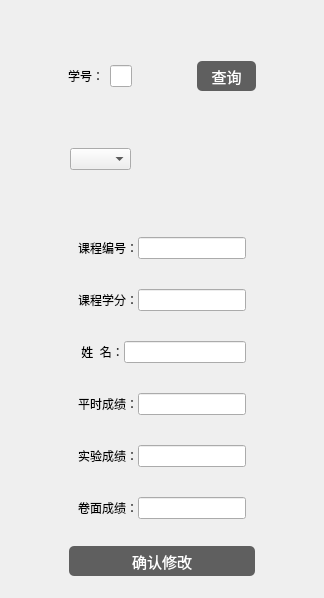
       <widget class="QWidget" name="modifyPage">
        <layout class="QGridLayout" name="gridLayout_5">
         <property name="leftMargin">
          <number>0</number>
         </property>
         <property name="topMargin">
          <number>0</number>
         </property>
         <property name="rightMargin">
          <number>0</number>
         </property>
         <property name="bottomMargin">
          <number>0</number>
         </property>
         <property name="spacing">
          <number>0</number>
         </property>
         <item row="0" column="0">
          <widget class="QWidget" name="widget_13" native="true">
           <property name="styleSheet">
            <string notr="true">QPushButton{
border-radius:5px;
color:white;
	background-color: rgb(95, 95, 95);
font-size:15px;}
</string>
           </property>
           <layout class="QGridLayout" name="gridLayout_7">
            <item row="0" column="0">
             <layout class="QVBoxLayout" name="verticalLayout_22" stretch="1,1,1,1,1,7">
              <item>
               <spacer name="verticalSpacer_12">
                <property name="orientation">
                 <enum>Qt::Vertical</enum>
                </property>
                <property name="sizeHint" stdset="0">
                 <size>
                  <width>20</width>
                  <height>40</height>
                 </size>
                </property>
               </spacer>
              </item>
              <item>
               <layout class="QHBoxLayout" name="horizontalLayout_40" stretch="1,1,1,1,1">
                <item>
                 <spacer name="horizontalSpacer_23">
                  <property name="orientation">
                   <enum>Qt::Horizontal</enum>
                  </property>
                  <property name="sizeHint" stdset="0">
                   <size>
                    <width>40</width>
                    <height>20</height>
                   </size>
                  </property>
                 </spacer>
                </item>
                <item>
                 <layout class="QHBoxLayout" name="horizontalLayout_2">
                  <item>
                   <widget class="QLabel" name="label_5">
                    <property name="styleSheet">
                     <string notr="true"/>
                    </property>
                    <property name="text">
                     <string>学号：</string>
                    </property>
                   </widget>
                  </item>
                  <item>
                   <widget class="QLineEdit" name="lineEdit"/>
                  </item>
                 </layout>
                </item>
                <item>
                 <spacer name="horizontalSpacer_19">
                  <property name="orientation">
                   <enum>Qt::Horizontal</enum>
                  </property>
                  <property name="sizeHint" stdset="0">
                   <size>
                    <width>40</width>
                    <height>20</height>
                   </size>
                  </property>
                 </spacer>
                </item>
                <item>
                 <widget class="QPushButton" name="searchBtn_2">
                  <property name="minimumSize">
                   <size>
                    <width>0</width>
                    <height>30</height>
                   </size>
                  </property>
                  <property name="styleSheet">
                   <string notr="true">QPushButton{
border-radius:5px;
background:#44444;
color:white;
font-size:15px;}
</string>
                  </property>
                  <property name="text">
                   <string>查询</string>
                  </property>
                 </widget>
                </item>
                <item>
                 <spacer name="horizontalSpacer_22">
                  <property name="orientation">
                   <enum>Qt::Horizontal</enum>
                  </property>
                  <property name="sizeHint" stdset="0">
                   <size>
                    <width>40</width>
                    <height>20</height>
                   </size>
                  </property>
                 </spacer>
                </item>
               </layout>
              </item>
              <item>
               <spacer name="verticalSpacer_10">
                <property name="orientation">
                 <enum>Qt::Vertical</enum>
                </property>
                <property name="sizeHint" stdset="0">
                 <size>
                  <width>20</width>
                  <height>40</height>
                 </size>
                </property>
               </spacer>
              </item>
              <item>
               <layout class="QHBoxLayout" name="horizontalLayout_41" stretch="1,1,3">
                <property name="spacing">
                 <number>0</number>
                </property>
                <item>
                 <spacer name="horizontalSpacer_20">
                  <property name="orientation">
                   <enum>Qt::Horizontal</enum>
                  </property>
                  <property name="sizeHint" stdset="0">
                   <size>
                    <width>40</width>
                    <height>20</height>
                   </size>
                  </property>
                 </spacer>
                </item>
                <item>
                 <widget class="QComboBox" name="comboBox">
                  <property name="currentIndex">
                   <number>-1</number>
                  </property>
                  <property name="maxVisibleItems">
                   <number>24</number>
                  </property>
                  <property name="minimumContentsLength">
                   <number>1</number>
                  </property>
                 </widget>
                </item>
                <item>
                 <spacer name="horizontalSpacer_21">
                  <property name="orientation">
                   <enum>Qt::Horizontal</enum>
                  </property>
                  <property name="sizeHint" stdset="0">
                   <size>
                    <width>40</width>
                    <height>20</height>
                   </size>
                  </property>
                 </spacer>
                </item>
               </layout>
              </item>
              <item>
               <spacer name="verticalSpacer_11">
                <property name="orientation">
                 <enum>Qt::Vertical</enum>
                </property>
                <property name="sizeHint" stdset="0">
                 <size>
                  <width>20</width>
                  <height>20</height>
                 </size>
                </property>
               </spacer>
              </item>
              <item>
               <layout class="QHBoxLayout" name="horizontalLayout_39">
                <item>
                 <spacer name="horizontalSpacer_17">
                  <property name="orientation">
                   <enum>Qt::Horizontal</enum>
                  </property>
                  <property name="sizeHint" stdset="0">
                   <size>
                    <width>40</width>
                    <height>20</height>
                   </size>
                  </property>
                 </spacer>
                </item>
                <item>
                 <layout class="QVBoxLayout" name="verticalLayout_21">
                  <item>
                   <widget class="QWidget" name="widget" native="true">
                    <layout class="QGridLayout" name="gridLayout_6">
                     <property name="verticalSpacing">
                      <number>30</number>
                     </property>
                     <item row="1" column="0">
                      <layout class="QHBoxLayout" name="horizontalLayout_16">
                       <item>
                        <widget class="QLabel" name="label_16">
                         <property name="text">
                          <string>课程学分：</string>
                         </property>
                        </widget>
                       </item>
                       <item>
                        <widget class="QLineEdit" name="mod_score_lineEdit">
                         <property name="enabled">
                          <bool>true</bool>
                         </property>
                        </widget>
                       </item>
                      </layout>
                     </item>
                     <item row="5" column="0">
                      <layout class="QHBoxLayout" name="horizontalLayout_15">
                       <item>
                        <widget class="QLabel" name="label_15">
                         <property name="text">
                          <string>卷面成绩：</string>
                         </property>
                        </widget>
                       </item>
                       <item>
                        <widget class="QLineEdit" name="mod_paper_lineEdit"/>
                       </item>
                      </layout>
                     </item>
                     <item row="4" column="0">
                      <layout class="QHBoxLayout" name="horizontalLayout_13">
                       <item>
                        <widget class="QLabel" name="label_13">
                         <property name="text">
                          <string>实验成绩：</string>
                         </property>
                        </widget>
                       </item>
                       <item>
                        <widget class="QLineEdit" name="mod_exp_lineEdit"/>
                       </item>
                      </layout>
                     </item>
                     <item row="3" column="0">
                      <layout class="QHBoxLayout" name="horizontalLayout_12">
                       <item>
                        <widget class="QLabel" name="label_12">
                         <property name="text">
                          <string>平时成绩：</string>
                         </property>
                        </widget>
                       </item>
                       <item>
                        <widget class="QLineEdit" name="mod_usual_lineEdit"/>
                       </item>
                      </layout>
                     </item>
                     <item row="2" column="0">
                      <layout class="QHBoxLayout" name="horizontalLayout_11">
                       <item>
                        <widget class="QLabel" name="label_9">
                         <property name="text">
                          <string> 姓  名：</string>
                         </property>
                        </widget>
                       </item>
                       <item>
                        <widget class="QLineEdit" name="mod_name_lineEdit">
                         <property name="enabled">
                          <bool>true</bool>
                         </property>
                        </widget>
                       </item>
                      </layout>
                     </item>
                     <item row="0" column="0">
                      <layout class="QHBoxLayout" name="horizontalLayout_14">
                       <item>
                        <widget class="QLabel" name="label_14">
                         <property name="text">
                          <string>课程编号：</string>
                         </property>
                        </widget>
                       </item>
                       <item>
                        <widget class="QLineEdit" name="mod_courseId_lineEdit">
                         <property name="enabled">
                          <bool>true</bool>
                         </property>
                         <property name="styleSheet">
                          <string notr="true"/>
                         </property>
                        </widget>
                       </item>
                      </layout>
                     </item>
                    </layout>
                   </widget>
                  </item>
                  <item>
                   <spacer name="verticalSpacer_8">
                    <property name="orientation">
                     <enum>Qt::Vertical</enum>
                    </property>
                    <property name="sizeHint" stdset="0">
                     <size>
                      <width>20</width>
                      <height>40</height>
                     </size>
                    </property>
                   </spacer>
                  </item>
                  <item>
                   <widget class="QPushButton" name="mod_sure_Btn">
                    <property name="minimumSize">
                     <size>
                      <width>50</width>
                      <height>30</height>
                     </size>
                    </property>
                    <property name="styleSheet">
                     <string notr="true">QPushButton{
border-radius:5px;
background:#44444;
color:white;
font-size:15px;}
</string>
                    </property>
                    <property name="text">
                     <string>确认修改</string>
                    </property>
                   </widget>
                  </item>
                  <item>
                   <spacer name="verticalSpacer_9">
                    <property name="orientation">
                     <enum>Qt::Vertical</enum>
                    </property>
                    <property name="sizeHint" stdset="0">
                     <size>
                      <width>20</width>
                      <height>40</height>
                     </size>
                    </property>
                   </spacer>
                  </item>
                 </layout>
                </item>
                <item>
                 <spacer name="horizontalSpacer_18">
                  <property name="orientation">
                   <enum>Qt::Horizontal</enum>
                  </property>
                  <property name="sizeHint" stdset="0">
                   <size>
                    <width>40</width>
                    <height>20</height>
                   </size>
                  </property>
                 </spacer>
                </item>
               </layout>
              </item>
             </layout>
            </item>
           </layout>
          </widget>
         </item>
        </layout>
       </widget>
